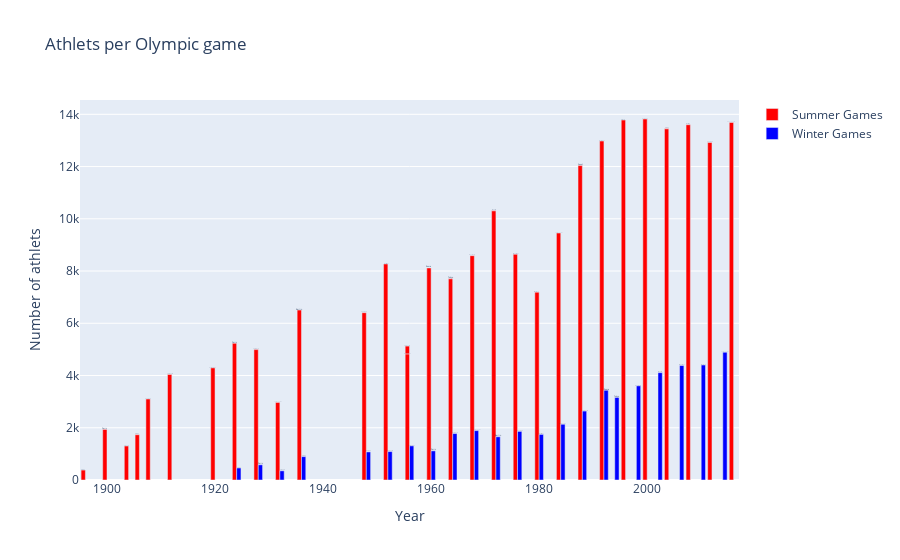

Notebook cell for this chart:
### Code cell
dfS = df[df['Season']=='Summer']; dfW = df[df['Season']=='Winter']

traceS = go.Bar(
    x = dfS['Year'],y = dfS['Athlets'],
    name="Summer Games",
    marker=dict(color="Red"),
    text=dfS['City']
)
traceW = go.Bar(
    x = dfW['Year'],y = dfW['Athlets'],
    name="Winter Games",
    marker=dict(color="Blue"),
    text=dfS['City']
)

data = [traceS, traceW]
layout = dict(title = 'Athlets per Olympic game',
          xaxis = dict(title = 'Year', showticklabels=True), 
          yaxis = dict(title = 'Number of athlets'),
          hovermode = 'closest'
         )
fig = dict(data=data, layout=layout)
iplot(fig, filename='events-athlets3')

### Figure 1 — Plotly figure (JSON) as saved in the notebook; plotly's stock layout.template omitted (floating-point values rounded to 4 significant figures)
{"data": [{"marker": {"color": "Red"}, "name": "Summer Games", "text": ["Athina", "Paris", "St. Louis", "Athina", "London", "Stockholm", "Antwerpen", "Paris", "Amsterdam", "Los Angeles", "Berlin", "London", "Helsinki", "Melbourne", "Stockholm", "Roma", "Tokyo", "Mexico City", "Munich", "Montreal", "Moskva", "Los Angeles", "Seoul", "Barcelona", "Atlanta", "Sydney", "Athina", "Beijing", "London", "Rio de Janeiro"], "x": [1896, 1900, 1904, 1906, 1908, 1912, 1920, 1924, 1928, 1932, 1936, 1948, 1952, 1956, 1956, 1960, 1964, 1968, 1972, 1976, 1980, 1984, 1988, 1992, 1996, 2000, 2004, 2008, 2012, 2016], "y": [380, 1936, 1301, 1733, 3101, 4040, 4292, 5233, 4992, 2969, 6506, 6405, 8270, 4829, 298, 8119, 7702, 8588, 10304, 8641, 7191, 9454, 12037, 12977, 13780, 13821, 13443, 13602, 12920, 13688], "type": "bar"}, {"marker": {"color": "Blue"}, "name": "Winter Games", "text": ["Athina", "Paris", "St. Louis", "Athina", "London", "Stockholm", "Antwerpen", "Paris", "Amsterdam", "Los Angeles", "Berlin", "London", "Helsinki", "Melbourne", "Stockholm", "Roma", "Tokyo", "Mexico City", "Munich", "Montreal", "Moskva", "Los Angeles", "Seoul", "Barcelona", "Atlanta", "Sydney", "Athina", "Beijing", "London", "Rio de Janeiro"], "x": [1924, 1928, 1932, 1936, 1948, 1952, 1956, 1960, 1964, 1968, 1972, 1976, 1980, 1984, 1988, 1992, 1994, 1998, 2002, 2006, 2010, 2014], "y": [460, 582, 352, 895, 1075, 1088, 1307, 1116, 1778, 1891, 1655, 1861, 1746, 2134, 2639, 3436, 3160, 3605, 4109, 4382, 4402, 4891], "type": "bar"}], "layout": {"hovermode": "closest", "title": {"text": "Athlets per Olympic game"}, "xaxis": {"showticklabels": true, "title": {"text": "Year"}, "type": "linear", "range": [1895, 2017], "autorange": true}, "yaxis": {"title": {"text": "Number of athlets"}, "type": "linear", "range": [0, 14550.0], "autorange": true}, "autosize": true}}
